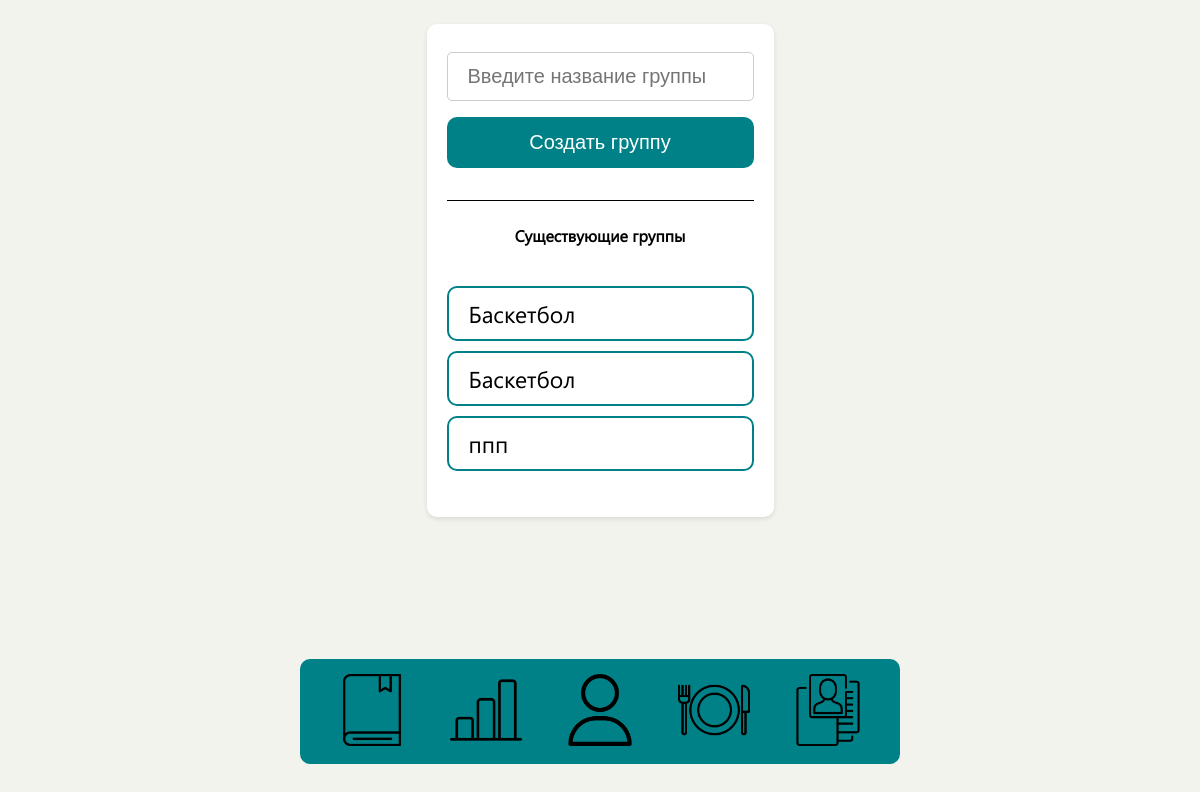
/creategroup (signed in), run on an earlier commit of the app's database.
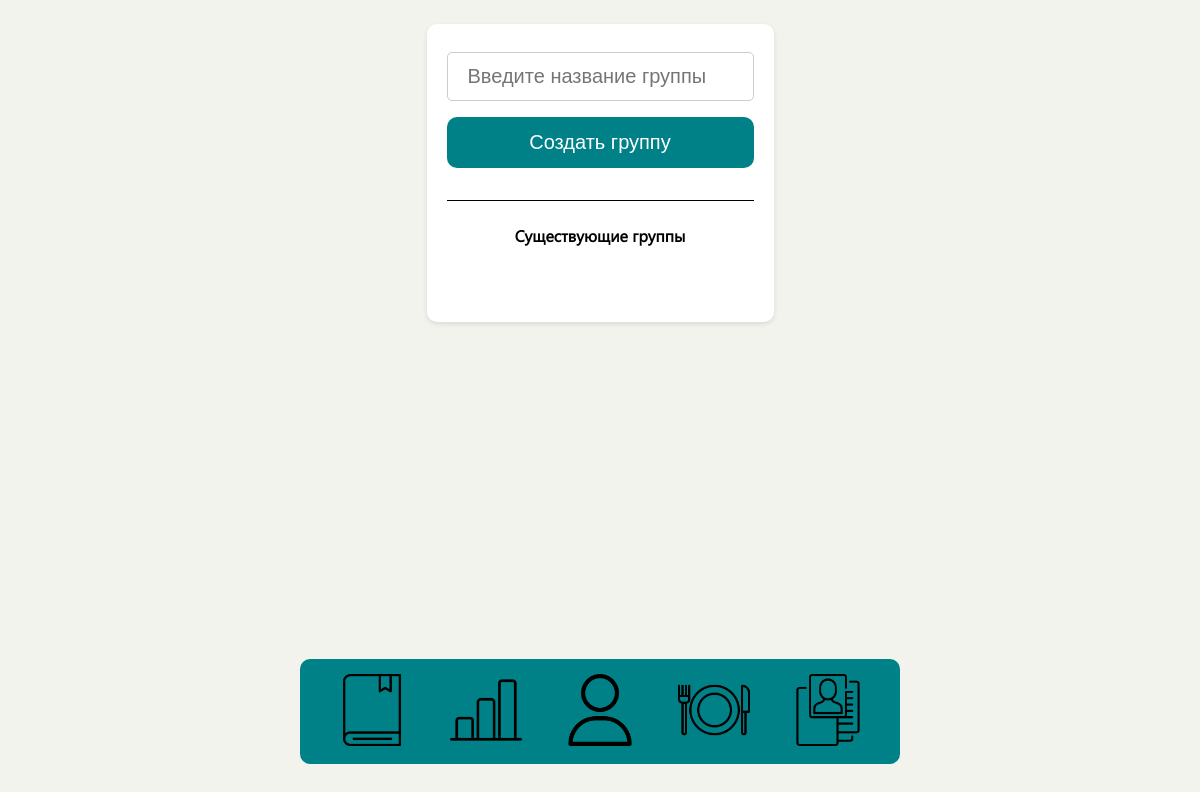
And on a later commit of the database.
### webflut/models.py (models this page shows, shortened)
class Group(models.Model):
    name = models.CharField(max_length=100)
    users = models.ManyToManyField(User)  # Отношение "многие ко многим" с моделью User

### webflut/views.py (the view)
# urls.py: path('creategroup', views.creategroup, name='creategroup'),
@login_required
def creategroup(request):
    if request.method == 'POST':
        group_name = request.POST.get('group_name')
        group = Group.objects.create(name=group_name)
        return redirect('creategroup')
    groups = Group.objects.all()
    return render(request, 'creategroup.html', {'groups': groups,})

### webflut/templates/creategroup.html (shortened to what this page needs)
{% load static %}
{% load pwa %}
<!DOCTYPE html>
<html lang="en">
    <head>
        <link href="{% static 'css/Groups Pages/Groups.css' %}" rel="stylesheet" />
    </head>
<body>
<div class="container">
    <form action="{% url 'creategroup' %}" method="post">
        <input type="text" name="group_name" placeholder="Введите название группы" required>
        <button type="submit">Создать группу</button>
    </form>
    <text class="title" id="all">Существующие группы</text>
    <ul>
        {% for group in groups %}
        <li><a href="{% url 'groupdetail' group_id=group.id %}">{{ group.name }}</a></li>
        {% endfor %}
    </ul>
</div>
{% include 'footer.html' %}
</body>
</html>

### webflut/templates/footer.html (shortened to what this page needs)
{% load static %}
{% load pwa %}
<link href="{% static 'css/footer.css' %}" rel="stylesheet"/>
<footer>
    <a href="{% url 'creategroup' %}" class="buttonFooter">
        <img src="{% static 'accets/журнал.png' %}" class="imgFooter"/></a>
    <a href="{% url 'display_chart' %}" class="buttonFooter">
        <img src="{% static 'accets/статистика.png' %}" class="imgFooter"/></a>
    <a href="{% url 'profile' %}" class="buttonFooter">
        <img src="{% static 'accets/profile.png' %}" class="imgFooter"/></a>
    <a href="{% url 'calories_and_bjy' %}" class="buttonFooter">
        <img src="{% static 'accets/kkal.png' %}" class="imgFooter"/></a>
    <a href="{% url 'person_info' %}" class="buttonFooter">
        <img src="{% static 'accets/pers_info.png' %}" class="imgFooter"/></a>
</footer>

### webflut/static/css/Groups Pages/Groups.css (style rules this page uses)
footer { position: absolute; bottom: 0; }
html { font-family: "Segoe UI"; background-color: #f2f3ed; }
body { margin: 0; display: flex; align-items: center; flex-direction: column; }
#all { border-top: 1px solid black; width: 100%; text-align: center; margin-top: 2vw; padding-top: 2vw; }
.container { display: flex; flex-direction: column; margin: 2vw auto; border-radius: 10px; padding: 20px; background-color: #fff; box-shadow: 0 2px 5px rgba(0, 0, 0, 0.1); }
.container .title { margin-bottom: 2vw; font-family: "Segoe UI"; font-weight: 600; }
.container form { display: flex; flex-direction: column; }
input[type=text] { padding: 12px 20px; margin: 8px 0; font-size: 20px; border: 1px solid #ccc; box-sizing: border-box; border-radius: 5px; }
button[type=submit] { font-size: 20px; width: 100%; background-color: #008187; color: white; padding: 14px 20px; margin: 8px 0; border: none; cursor: pointer; border-radius: 10px; transition: background-color 0.3s; }
a { text-decoration: none; color: #000; }

### webflut/static/css/footer.css (style rules this page uses)
.imgFooter { width: 11vw; }
@media (min-width: 481px) { footer { width: 80%; } }
@media (min-width: 769px) { footer { width: 50%; } }
@media (min-width: 769px) { .imgFooter { width: 6vw; } }

What changed in the data, as far as the page shows it:
removed Group: name "Баскетбол"
removed Group: name "Баскетбол"
removed Group: name "ппп"
